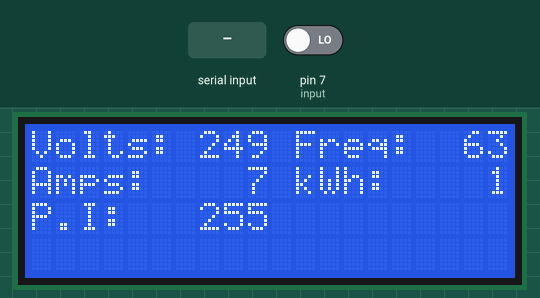
The sketch below on a simulated Arduino Mega 2560, built with avr-gcc and run on an emulated ATmega2560. Shown: 20×4 character LCD. The test bench sets the inputs (shaded band); at power-on: pin 7 (input) LOW. Random numbers use the default seed unless the sketch sets one; what the sketch prints to the serial monitor is not drawn.

Above: at 2.7 s.
2.8 s: "!\n" received over the second serial link
At 5.0 s:
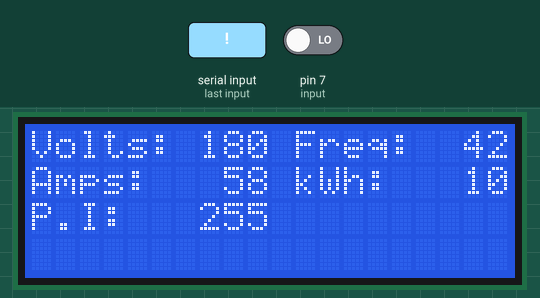
At 8.8 s:
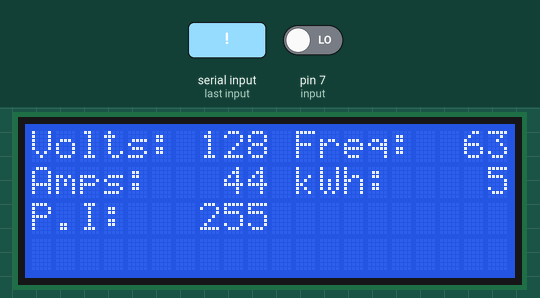
Timing chart, 0 to 10.3 s (numbered marks = the images above; inputs shaded):
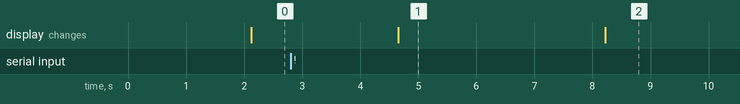

The sketch:

SocketData.ino
```cpp
#include <LiquidCrystal_I2C.h>
#include<EEPROM.h>

bool power = false;
int power_int = EEPROM.read(0);
int ctr, input= 7, high_time, low_time, volts, amps, freq, kWh;
float time_period;
char str[30];

LiquidCrystal_I2C lcd(0x27, 20, 4);

void setup() {
  Serial.begin(9600);
  Serial3.begin(115200);
  lcd.begin();
  lcd.backlight();
  lcd.clear();
  pinMode(input, INPUT);
}
//
void loop() {
  high_time = pulseIn(input, HIGH);
  low_time = pulseIn(input, LOW);
  time_period = high_time + low_time;
  time_period /= 273;
  amps = random(0,100);
  volts = random(0,250);
  freq = random(40,70);
  kWh = (volts*amps)/1000;
  lcdPrint();
  echoOutput();
  sendRawData();
  delay(500);

}

void lcdPrint(){
  lcd.setCursor(0,0);
  sprintf(str, "Volts:%4d Freq:%4d", volts, freq);
  lcd.print(str);
  lcd.setCursor(0,1);
  sprintf(str, "Amps:%5d kWh:%5d", amps, kWh);
  lcd.print(str);
  lcd.setCursor(0,2);
  sprintf(str, "P.I:%6d", power_int);
  lcd.print(str);
  lcd.setCursor(0,3);
   sprintf(str, " ");
  lcd.print(str);
}

void echoOutput() {
  if (Serial3.available()) {
    String str = Serial3.readString();
    if (str == "!")
    {
      toggle();
      Serial.println("toggled");
    } else {
      Serial.println( str );
    }

  }
}

void toggle() {
  power = !power;
}

void sendRawData() {
  Serial3.print('!');
  Serial3.print(volts);
  Serial3.print(',');
  Serial3.print(amps);
  Serial3.print(',');
  Serial3.print(freq);
  Serial3.print(',');
  Serial3.print(kWh);
  Serial3.print(',');
  Serial3.print(power_int);
  Serial3.print(',');
  Serial3.print(power);
  Serial3.print('\n');
}
```

Measured:
- what the display in image 1 shows lasts 3.5 s, from 4.7 s to 8.2 s
